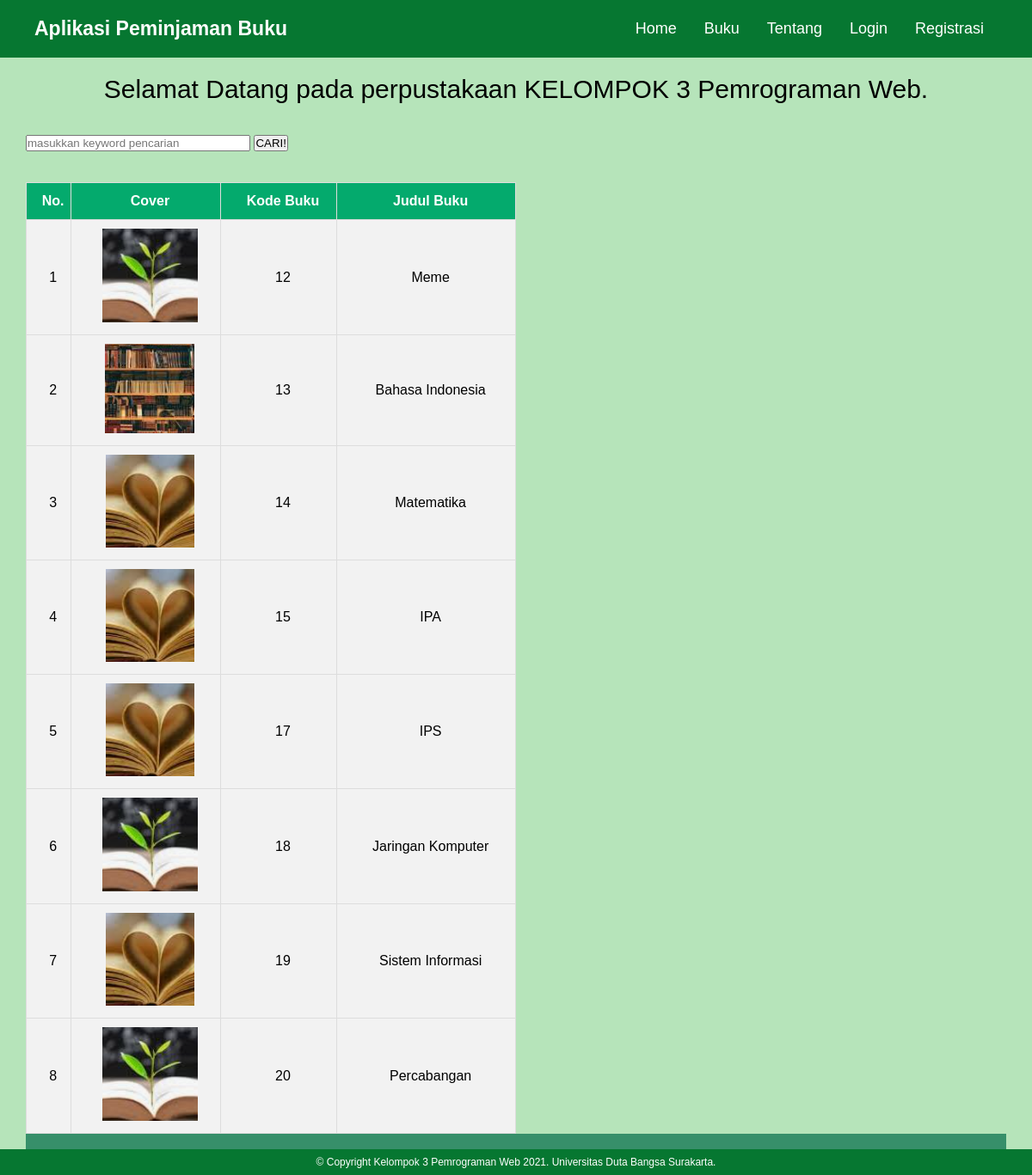
The page / on the database its author committed.
### tables this page shows
CREATE TABLE `buku` (
  `id` int(11) NOT NULL,
  `kode_buku` int(11) NOT NULL,
  `judul` varchar(255) NOT NULL,
  `penerbit` varchar(255) NOT NULL,
  `penulis` varchar(255) NOT NULL,
  `tahun` int(50) NOT NULL,
  `kategori_buku` varchar(255) NOT NULL,
  `jumlah` int(255) NOT NULL,
  `cover` varchar(255) NOT NULL
);

### backend/functions.php (called while the page is built, shortened)
<?php
$conn = mysqli_connect("localhost", "handi2", "7jebatsendal", "handi2");
	function query($query) {
		global $conn;
		$result = mysqli_query($conn, $query);
		$rows = [];
		while ( $row = mysqli_fetch_assoc($result) ) {
			$rows[] = $row;
		}
		return $rows;
	}
?>

### index.php (the view, shortened to what this page needs)
<?php
require 'backend/functions.php';
$buku = query("SELECT * FROM buku");
?>
<!DOCTYPE html>
   <head>
      <link rel="stylesheet" href="assets/css/style.css">
   </head>
<body>
   <?php
	require_once("./template/NavTop.php");
   ?>
   <div class="content">
   <p style="font-size: 30px; text-align: center;">Selamat Datang pada perpustakaan KELOMPOK 3 Pemrograman Web.</p>
   <br><br>
   <form action="" method="post">
      <input type="text" name="keyword" size="30" autofocus placeholder="masukkan keyword pencarian" autocomplete="off">
      <button type="submit" name="cari"> CARI! </button>
   </form>
   <br><br>
   <table id="tabelbuku">
  <tr>
      <th>No.</th>
      <th>Cover</th>
       <th>Kode Buku</th>
     <th>Judul Buku</th>
  </tr>
  <?php $i =1; ?>
      <?php foreach ($buku as $row) : ?>
  <tr>
      <td><?= $i; ?></td>
      <td><img src="assets/img/<?= $row["cover"]; ?>"></td>
      <td><?= $row["kode_buku"]; ?></td>
      <td><?= $row["judul"]; ?></td>
  </tr>
       <?php $i++; ?>
      <?php endforeach; ?>
      </table>
      <h2>.</h2>
      </div>
</body>
      <?php
      include_once("./template/footer.php");
      ?>
</html>

### template/NavTop.php (shortened to what this page needs)
<!DOCTYPE html>
<html>
<head>
      <link rel="stylesheet" href="assets/css/style.css">
</head>
<body>
      <nav>
      <ul>
         <li class="site">Aplikasi Peminjaman Buku</li>
         <li class="items"><a href="index.php">Home</a></li>
         <li class="items"><a href="buku.php">Buku</a></li>
         <li class="items"><a href="tentang.php">Tentang</a></li>
         <li class="items"><a href="login.php">Login</a></li>
         <li class="items"><a href="registrasi.php">Registrasi</a></li>
      </ul>
   </nav>
</body>
</html>

### template/footer.php
<footer>
        © Copyright Kelompok 3 Pemrograman Web 2021. Universitas Duta Bangsa Surakarta.
</footer>
</html>

### assets/css/style.css (style rules this page uses)
* { margin: 0; padding: 0; box-sizing: border-box; font-family: 'Montserrat',sans-serif; }
body { background-color: rgb(182, 228, 186); }
nav { background: rgb(6, 119, 49); padding: 5px 40px; }
nav ul { list-style: none; display: flex; flex-wrap: wrap; align-items: center; justify-content: center; }
nav ul li { padding: 15px 0; cursor: pointer; }
nav ul li.items { position: relative; width: auto; margin: 0 16px; text-align: center; order: 3; }
nav ul li.items:after { position: absolute; content: ''; left: 0; bottom: 5px; height: 2px; width: 100%; background: #4ce459; opacity: 0; }
nav ul li.site { flex: 1; color: white; font-size: 23px; font-weight: 600; cursor: default; user-select: none; }
nav ul li a { color: white; font-size: 18px; text-decoration: none; }
div.content { padding: 20px 30px 0 30px; height: 700px; background-color: rgb(182, 228, 186); overflow:visible; }
#tabelbuku { font-family: Arial, Helvetica, sans-serif; border-collapse: collapse; width: 50%; }
#tabelbuku td, #tabelbuku th { border: 1px solid rgb(221, 221, 221); padding: 10px 0px 10px 10px; }
#tabelbuku tr { background-color: #f2f2f2; text-align: center; }
#tabelbuku th { padding-top: 12px; padding-bottom: 12px; text-align: center; background-color: #04AA6D; color: white; }
div.content h2 { background-color: rgb(55, 143, 106); color: white; text-align: center; padding: 10px; }
footer { color:white; text-align: center; font-size: 12px; line-height: 30px; padding: 0; background-color: rgb(6, 119, 49); width: 100%; height: 30px; position: fixed; bottom: 0px; left: 0; }

### index.php (style rules this page uses)
div.content h2 { background-color: rgb(55, 143, 106); color: white; width:100%; text-align: center; padding: 10px; }

### rows shown on the page
buku: cover (picture), kode_buku "12", judul "Meme"
buku: cover (picture), kode_buku "13", judul "Bahasa Indonesia"
buku: cover (picture), kode_buku "14", judul "Matematika"
buku: cover (picture), kode_buku "15", judul "IPA"
buku: cover (picture), kode_buku "17", judul "IPS"
buku: cover (picture), kode_buku "18", judul "Jaringan Komputer"
buku: cover (picture), kode_buku "19", judul "Sistem Informasi"
buku: cover (picture), kode_buku "20", judul "Percabangan"
